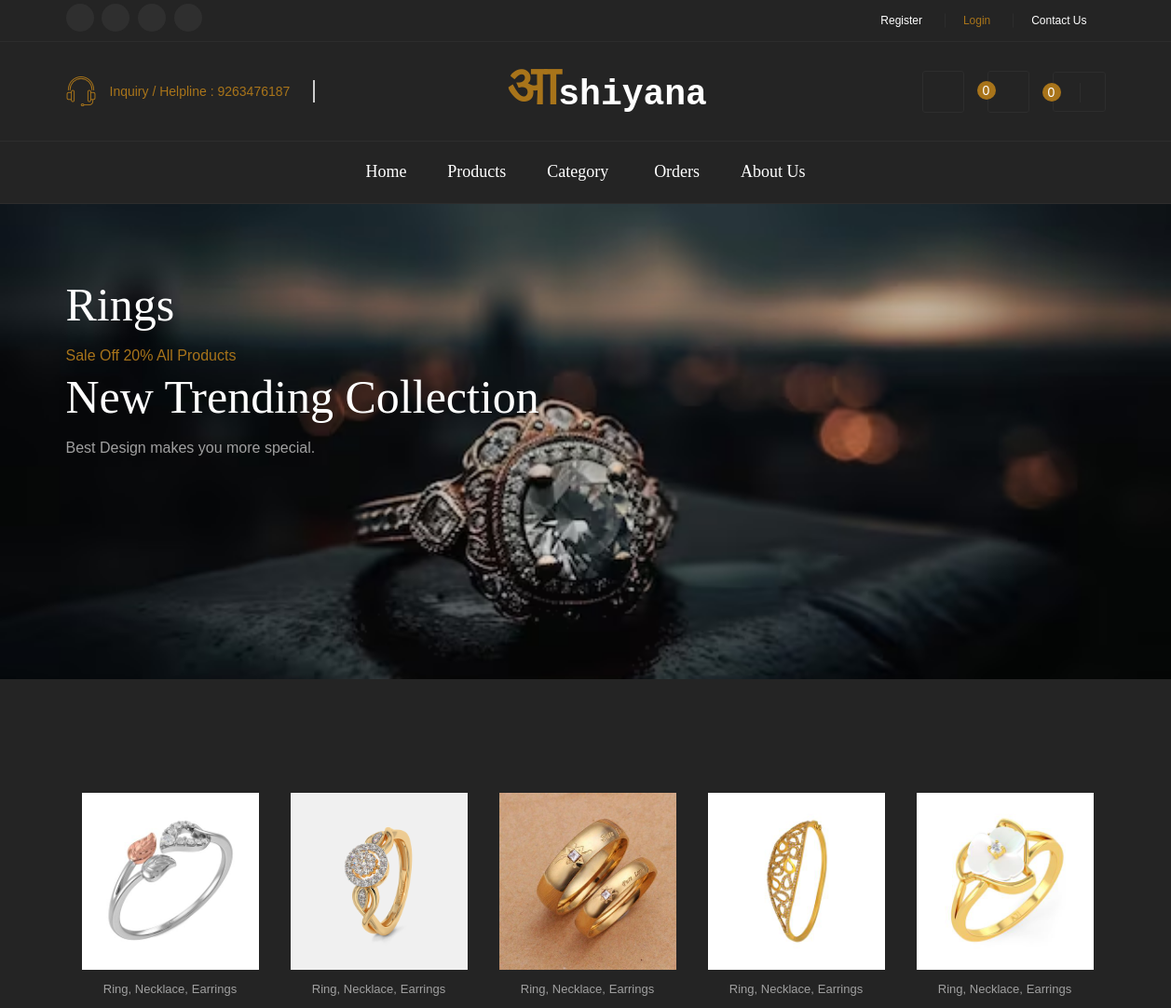
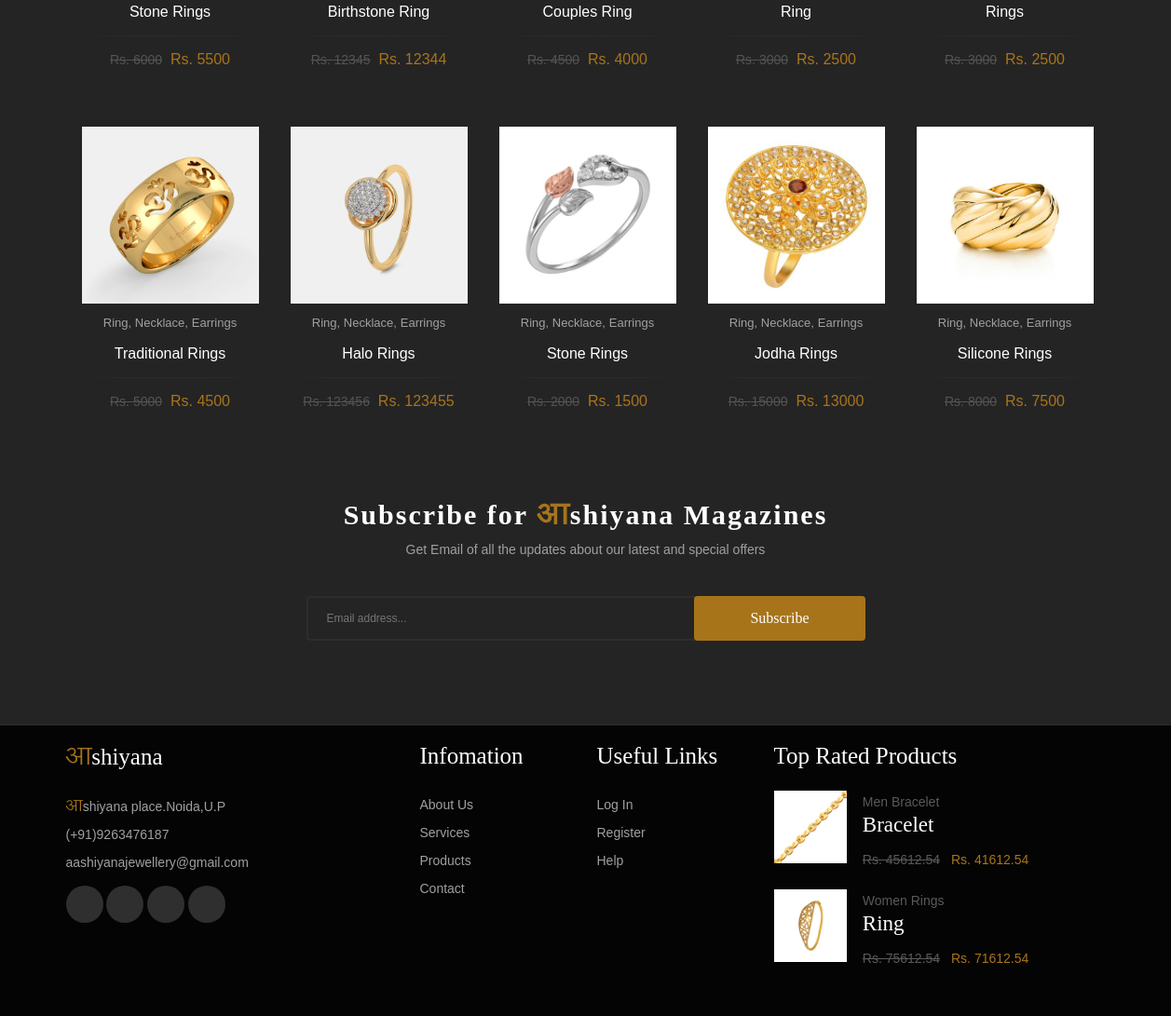
Page /collection1.php?id=1 on the committed database (2 pictures, top to bottom).
### tables this page shows
CREATE TABLE `products` (
  `product_id` int(100) NOT NULL,
  `name` varchar(100) NOT NULL,
  `collection` varchar(255) NOT NULL,
  `cat_id` int(255) NOT NULL,
  `details` varchar(500) NOT NULL,
  `image` varchar(100) NOT NULL,
  `category` varchar(255) NOT NULL,
  `price` int(255) NOT NULL,
  `net_price` int(255) NOT NULL
);

### collection1.php (the view, shortened to what this page needs)
<!DOCTYPE html>
<html lang="en">
<head>
    <link rel="stylesheet" href="https://stackpath.bootstrapcdn.com/bootstrap/5.0.0-alpha2/css/bootstrap.min.css">
    <link rel="stylesheet" href="http://code.ionicframework.com/ionicons/2.0.1/css/ionicons.min.css">
    <link rel="stylesheet" href="https://cdnjs.cloudflare.com/ajax/libs/OwlCarousel2/2.3.4/assets/owl.carousel.min.css">
    <link rel="stylesheet" href="https://cdnjs.cloudflare.com/ajax/libs/animate.css/4.1.1/animate.min.css">
    <link rel="stylesheet" href="https://cdnjs.cloudflare.com/ajax/libs/slick-carousel/1.8.1/slick.min.css">
    <link rel="stylesheet" href="style.css">
    <link rel="stylesheet" href="style2.css">
 <link rel="stylesheet" href="responsive.css">
</head>
<body>
    <div class="home_black_version">
        <?php include('header.php') ?>
        <section id="banner-img" class="banner_fullwidth black_fullwidth">
            <div class="container">
                <div class="row align-items-center">
                    <div class="col-12">
                        <div class="banner_text">
                        <h2 id="banner_text"></h2>
                        <p>Sale Off 20% All Products</p>
                            <h2>New Trending Collection</h2>
                            <span>Best Design makes you more special.</span>
                        </div>
                    </div>
                </div>
            </div>
        </section>
            <section class="product_section p_section1 product_black_section">
                <div class="container">
                    <div class="row">
                        <div class="col-12">
                            <div class="product_area">
                                <div class="tab_content">
                                    <div class="tab-pane fade show active" id="ring" role="tabpane1">
                                        <div class="product_container">
                                            <div class="custom-row product_column3">
                                            <?php
                                                $sql = "SELECT * FROM products";
                                                if (isset($_GET['id'])) {
                                                    $catID = $_GET['id'];
                                                    $sql .= " WHERE cat_id = '$catID' ";
                                                }
                                                $result = mysqli_query($conn, $sql);
                                                while ($row = mysqli_fetch_assoc($result)) {
                                             ?>
                <div class="custom-col-5">
                    <div class="single_product">
                        <div class="product_thumb">
                            <a href="#" class="primary_img"><img src="admin/<?php echo $row["image"]; ?>"
                                    alt="p"></a>
                        </div>
                        <div class="product_content">
                            <div class="tag_cate">
                                <a href="#">Ring, Necklace,</a>
                                <a href="#">Earrings</a>
                            </div>
                            <h3><a href="details.php?id=<?php echo $row["product_id"]; ?>"><?php echo $row["name"]; ?></a></h3>
                            <div class="price_box">
                                <span class="old_price">Rs. <?php echo $row["price"]; ?></span>
                                <span class="current_price">Rs. <?php echo $row["net_price"]; ?></span>
                            </div>
                        </div>
                    </div>
                </div>
<?php
}
?>
                                            </div>
                                        </div>
                                    </div>
                                </div>
                            </div>
                        </div>
                    </div>
                </div>
            </section>
            <div class="newsletter_area newsletter_black">
                <div class="container">
                    <div class="row mt-5">
                        <div class="col-12">
                            <div class="newsletter_content">
                                <h2>Subscribe for <span>vk</span>shiyana Magazines</h2>
                                <p>Get Email of all the updates about our latest and special offers</p>
                                <div class="subscribe_form">
                                    <form class="footer-newsletter">
                                        <input type="email" placeholder="Email address..." autocapitalize="off"
                                            autocomplete="off">
                                        <button>Subscribe</button>
                                    </form>
                                </div>
                            </div>
                        </div>
                    </div>
                </div>
            </div>
            <?php include('footer.php') ?>
    </div>
</body>
</html>

### style.css (style rules this page uses)
* { box-sizing: border-box; }
*, *::after, *::before { box-sizing: border-box; }
html, body { height: 100%; }
body { line-height: 24px; font-size: 14px; font-style: normal; font-weight: 400; visibility: visible; font-family: "Poppins", sans-serif; color: #5a5a5a; }
h1, h2, h3, h4, h5, h6 { font-weight: 400; margin-top: 0; font-family: "Baloo 2", cursive; }
h2 { font-size: 36px; line-height: 36px; }
h3 { font-size: 30px; line-height: 30px; }
a, button { color: inherit; line-height: inherit; text-decoration: none; cursor: pointer; }
a, button, img, input, span { transition: all 0.3s ease 0s; }
button, input[type="submit"] { cursor: pointer; }
img { max-width: 100%; height: auto; }
.home_black_version { background: #242424; }
.product_section { margin-bottom: 34px; }
.tab_content { padding-top: 20px; }
.tab_content>.tab-pane.active { display: block; height: auto; opacity: 1; overflow: visible; }
.tab_content>.tab-pane { display: block; height: 0; opacity: 0; overflow: hidden; }
.single_product { transition: 0.3s; margin-bottom: 30px; }
.product_black_section .single_product { padding: 15px 17px; }
.product_thumb { position: relative; margin-bottom: 8px; }
.product_content { text-align: center; position: relative; }
.product_content h3 { line-height: 22px; font-size: 15px; font-weight: 700; text-transform: capitalize; position: relative; padding-bottom: 15px; margin-bottom: 13px; }
.product_content h3::before { background-image: linear-gradient(to right, transparent, #2d2d2d 30%, 85%, transparent); content: ""; display: block; height: 1px; width: 100%; position: absolute; left: 0; right: 0; bottom: 0; }
.product_content h3 a { color: #ffffff; }
.product_black_section .product_content h3 { font-family: "Poppins", "Franklin Gothic Medium", "Arial Narrow", Arial, sans-serif; font-size: 16px; font-weight: 400; }
.tag_cate { margin-bottom: 10px; }
.product_black_section .tag_cate a { color: #a0a0a0; font-size: 13px; }
.price_box>span { font-size: 16px; font-weight: 500; color: #a8741a; }
.price_box>span.old_price { color: #545454; font-size: 14px; margin-right: 5px; text-decoration: line-through; font-weight: 400; }
.banner_fullwidth { background: url(images/banner/banner2.jpg); margin-bottom: 64px; }
.banner_fullwidth .row { height: 510px; }
.banner_fullwidth .banner_text p { color: #a8741a; }
.banner_fullwidth .banner_text h2 { color: #fff; font-family: serif; font-weight: 400; }
.banner_fullwidth .banner_text span { color: #a0a0a0; }
.banner_text { text-align: center; cursor: pointer; transition: 0.3s; }
.banner_text p { font-size: 16px; margin: 0; }
.banner_text h2 { font-size: 50px; text-transform: capitalize; margin-bottom: 10px; font-weight: 700; line-height: 65px; }
.banner_text>span { font-size: 16px; margin: 0; display: block; }
.newsletter_area { border-bottom: 1px solid#ebebeb; padding-bottom: 70px; margin-bottom: 65px; }
.newsletter_black { border-bottom: 0; padding-bottom: 0; margin-bottom: 70px; }
.newsletter_black h2 { color: #ffffff; font-family: serif; font-weight: 700; font-size: 30px; letter-spacing: 2px; line-height: 32px; }
.newsletter_black h2 span { font-family: kruti; font-size: 40px; color: #a8741a; }
.newsletter_black p { color: #a0a0a0; line-height: 26px; margin-bottom: 37px; }
.newsletter_area .newsletter_content form { width: inherit; position: unset; display: flex; justify-content: center; width: 600px; position: relative; margin: 0 auto; margin-bottom: 20px; }
.newsletter_area .newsletter_content form input { width: 100%; border: 2px solid #2d2d2d; font-size: 12px; color: #fff; padding: 0 20px; border-radius: 4px; padding: 10px 24px 10px 20px; background: none; }
.newsletter_area .newsletter_content form button { position: absolute; font-family: "Poppins", serif; content: ""; right: 0; top: 0; font-size: 16px; font-weight: 500; text-align: center; padding: 0 60px; background: #a8741a; color: #fff; height: 100%; border: 0; border-radius: 4px; text-transform: capitalize; }
.newsletter_content { text-align: center; }
.text-overlay h1,p { color: whitesmoke; }

### collection1.php (style rules this page uses)
.banner_fullwidth { background-size: cover; background-position: center; }
.banner_text { text-align: left; margin-top: -160px; }

### rows in the picture
products: image (picture), name "Couples Ring", price "4500", net_price "4000"
products: image (picture), name "Stone Rings", price "2000", net_price "1500"
products: image (picture), name "Ring", price "3000", net_price "2500"
products: image (picture), name "Jodha Rings", price "15000", net_price "13000"
products: image (picture), name "Rings", price "3000", net_price "2500"
products: image (picture), name "Silicone Rings", price "8000", net_price "7500"
products: image (picture), name "Stone Rings", price "6000", net_price "5500"
products: image (picture), name "Traditional Rings", price "5000", net_price "4500"
products: image (picture), name "Birthstone Ring", price "12345", net_price "12344"
products: image (picture), name "Halo Rings", price "123456", net_price "123455"

### other values in the picture
$count1 "0"
$count "0"
